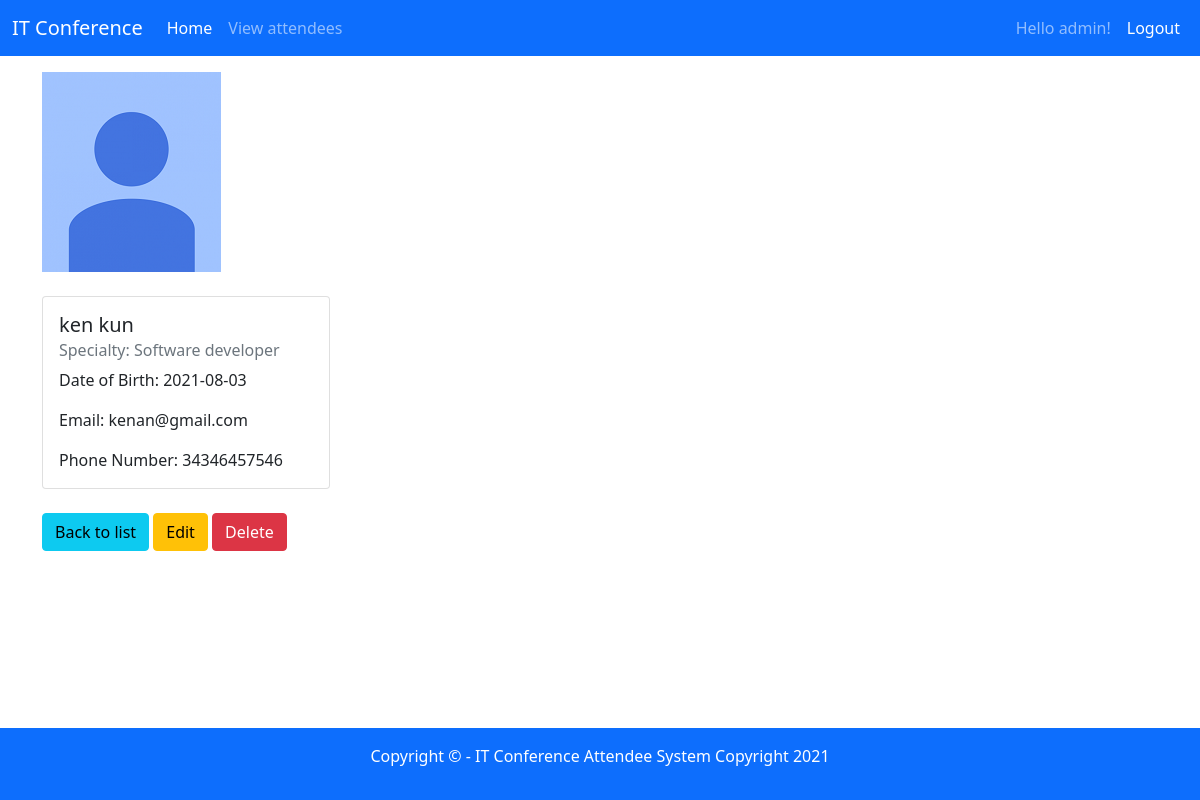
The page /view.php?id=41 (signed in) on the database its author committed.
### tables this page shows
CREATE TABLE `attendee` (
  `attendee_id` int(11) NOT NULL,
  `firstname` varchar(100) NOT NULL,
  `lastname` varchar(100) NOT NULL,
  `dateofbirth` date NOT NULL,
  `emailadress` varchar(100) NOT NULL,
  `contactnumber` varchar(20) NOT NULL,
  `specialty_id` int(11) NOT NULL,
  `avatar_path` varchar(200) DEFAULT NULL
);

CREATE TABLE `specialties` (
  `specialty_id` int(11) NOT NULL,
  `name` varchar(100) NOT NULL
);

### db/crud.php (called while the page is built, shortened)
<?php
  class crud{
    private $db;
    function __construct($conn){
      $this->db = $conn;
    }
    public function getAttendeeDetails($id){
      try{
        $sql = "SELECT * FROM attendee A INNER JOIN specialties S ON A.specialty_id = S.specialty_id WHERE attendee_id = :id;";
        $stmt = $this->db->prepare($sql);
        $stmt->bindparam(':id', $id);
        $stmt->execute();
        $result = $stmt->fetch();
        return $result;
      }
      catch (PDOException $e) {
        echo $e->getMessage();
        return false;
      }
    }
  }
?>

### db/conn.php (called while the page is built, shortened)
<?php
  $host = "remotemysql.com";
  $db = "MVPtbayhSj";
  $user = "MVPtbayhSj";
  $password = "nIPm4xADvv";
  $charset = "utf8mb4";
  $dsn = "mysql:host=$host;dbname=$db;charset=$charset";
  try{
    $PDO = new PDO($dsn, $user, $password);
    $PDO->setAttribute(PDO::ATTR_ERRMODE, PDO::ERRMODE_EXCEPTION);
  } catch(PDOException $e) {
    throw new PDOException($e->getMessage());
  }
  require_once 'crud.php';
  $crud = new crud($PDO);
?>

### view.php (the view, shortened to what this page needs)
<?php
  require_once 'includes/header.php';
  require_once 'db/conn.php';
  if(!isset($_GET['id'])){
    include 'includes/errormessage.php';
  }
  else{
    $id = $_GET['id'];
    $result = $crud->getAttendeeDetails($id);
?>
<img src="<?php echo empty($result['avatar_path']) ? 'uploads/blank.png' : $result['avatar_path'] ?>" alt="User profile picture">
<br>
<br>
<div class="card" style="width: 18rem;">
  <div class="card-body">
    <h5 class="card-title">
      <?php echo $result['firstname'] . " " . $result['lastname']; ?>
    </h5>
    <h6 class="card-subtitle mb-2 text-muted">
      Specialty: <?php echo $result['name'] ?>
    </h6>
    <p class="card-text">
      Date of Birth: <?php echo $result['dateofbirth']; ?>
    </p>
    <p class="card-text">
      Email: <?php echo $result['emailadress']; ?>
    </p>
    <p class="card-text">
      Phone Number: <?php echo $result['contactnumber']; ?>
    </p>
  </div>
</div>
<br>
<a href="viewrecords.php"><button class="btn btn-info">Back to list</button></a>
<a href="edit.php?id=<?php echo $result['attendee_id']; ?>"><button class="btn btn-warning">Edit</button></a>
<a onclick="return confirm('Are you sure you want to delete this record?')" href="delete.php?id=<?php echo $result['attendee_id']; ?>"><button class="btn btn-danger">Delete</button></a>
<?php }; ?>
<?php require_once 'includes/footer.php'; ?>

### rows shown on the page
attendee: firstname "ken", lastname "kun", specialty.name "Software developer", dateofbirth "2021-08-03", emailadress "kenan@gmail.com", contactnumber "34346457546"

### other values the page prints
$_SESSION['username'] "admin"
